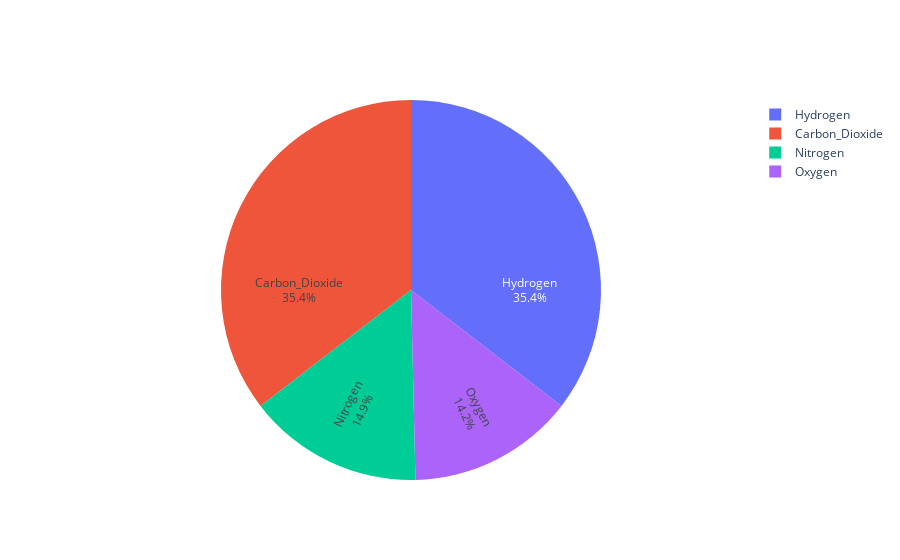

Notebook cell for this chart:
### Code cell
import plotly.graph_objects as go

labels = ['Oxygen','Hydrogen','Carbon_Dioxide','Nitrogen']
values = [1000,2500, 2500, 1053, 500]

fig = go.Figure(data=[go.Pie(labels=labels, values=values, textinfo='label+percent',
                             insidetextorientation='radial'
                            )])
fig.show()

### Figure 1 — Plotly figure (JSON) as saved in the notebook; plotly's stock layout.template omitted (floating-point values rounded to 4 significant figures)
{"data": [{"insidetextorientation": "radial", "labels": ["Oxygen", "Hydrogen", "Carbon_Dioxide", "Nitrogen"], "textinfo": "label+percent", "type": "pie", "values": [1000, 2500, 2500, 1053, 500]}], "layout": {}}
